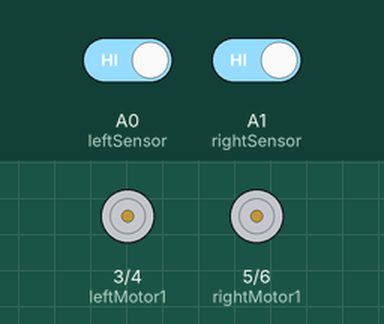
Recording of a sketch running on a simulated Arduino Uno, built with avr-gcc and run on an emulated ATmega328P. Parts: motor-driver pin pairs drawn as motors (green arrow = first pin HIGH = forward, orange = second pin HIGH = backward, longer = more drive). The test bench sets the inputs (shaded band); at power-on: A0 (leftSensor) HIGH, A1 (rightSensor) HIGH.

Above: at 1.2 s.
1.3 s: A0 (leftSensor) driven LOW
At 2.1 s:
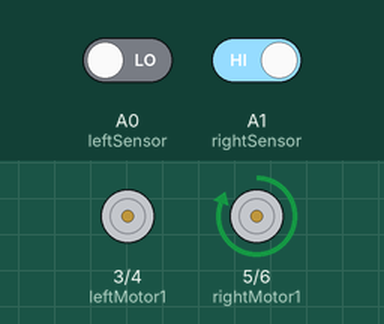
2.8 s: A1 (rightSensor) driven LOW
At 3.3 s:
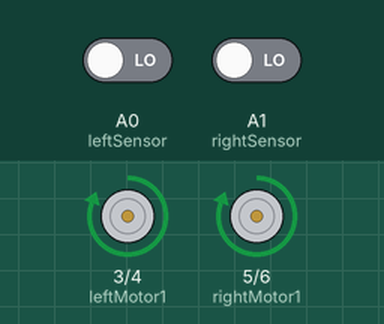
4.3 s: A0 (leftSensor) driven HIGH
At 5.5 s:
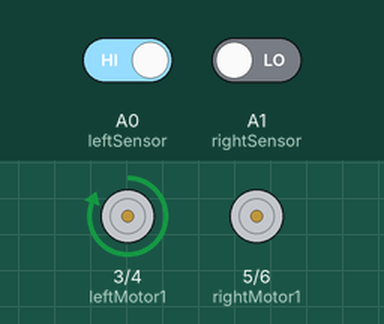
5.8 s: A1 (rightSensor) driven HIGH
At 6.8 s:
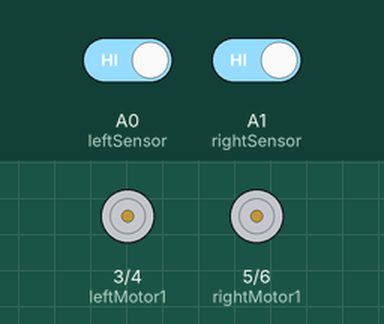
Timing chart, 0 to 8.3 s (numbered marks = the images above; inputs shaded):
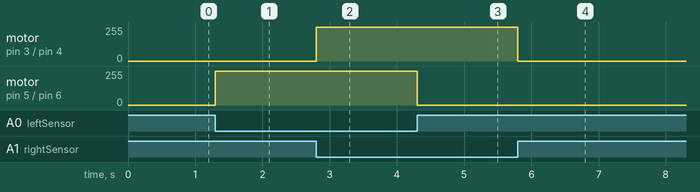

Measured:
- after the input at 1.3 s, motor on pin 5 (rightMotor1) / pin 6 (rightMotor2): stopped → forward 255/255 at once
- after the input at 2.8 s, motor on pin 3 (leftMotor1) / pin 4 (leftMotor2): stopped → forward 255/255 at once
- after the input at 4.3 s, motor on pin 5 (rightMotor1) / pin 6 (rightMotor2): forward 255/255 → stopped at once
- after the input at 5.8 s, motor on pin 3 (leftMotor1) / pin 4 (leftMotor2): forward 255/255 → stopped at once

The sketch:

code_for_line_follower.ino
```cpp
// please check the circuit using this code before connecting battries

// Line Follower Robot Code
#define leftSensor A0    // IR sensor on the left
#define rightSensor A1   // IR sensor on the right
#define leftMotor1 3     // Left motor control pin 1
#define leftMotor2 4     // Left motor control pin 2
#define rightMotor1 5    // Right motor control pin 1
#define rightMotor2 6    // Right motor control pin 2

void setup() {
  pinMode(leftSensor, INPUT);
  pinMode(rightSensor, INPUT);
  pinMode(leftMotor1, OUTPUT);
  pinMode(leftMotor2, OUTPUT);
  pinMode(rightMotor1, OUTPUT);
  pinMode(rightMotor2, OUTPUT);
}

void loop() {
  int leftState = digitalRead(leftSensor);  // Read left IR sensor
  int rightState = digitalRead(rightSensor); // Read right IR sensor

  if (leftState == LOW && rightState == LOW) {
    // Both sensors on black line: Move forward
    forward();
  } else if (leftState == HIGH && rightState == LOW) {
    // Left sensor off the line: Turn right
    turnRight();
  } else if (leftState == LOW && rightState == HIGH) {
    // Right sensor off the line: Turn left
    turnLeft();
  } else {
    // Both sensors off the line: Stop
    stopMotors();
  }
}

void forward() {
  digitalWrite(leftMotor1, HIGH);
  digitalWrite(leftMotor2, LOW);
  digitalWrite(rightMotor1, HIGH);
  digitalWrite(rightMotor2, LOW);
}

void turnRight() {
  digitalWrite(leftMotor1, HIGH);
  digitalWrite(leftMotor2, LOW);
  digitalWrite(rightMotor1, LOW);
  digitalWrite(rightMotor2, LOW);
}

void turnLeft() {
  digitalWrite(leftMotor1, LOW);
  digitalWrite(leftMotor2, LOW);
  digitalWrite(rightMotor1, HIGH);
  digitalWrite(rightMotor2, LOW);
}

void stopMotors() {
  digitalWrite(leftMotor1, LOW);
  digitalWrite(leftMotor2, LOW);
  digitalWrite(rightMotor1, LOW);
  digitalWrite(rightMotor2, LOW);
}
```
